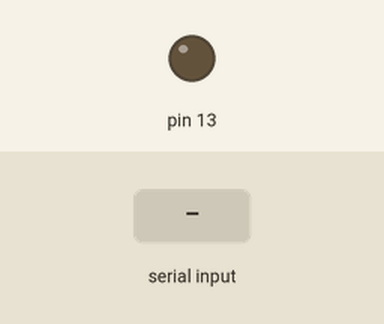
Recording of a sketch running on a simulated Arduino Uno, built with avr-gcc and run on an emulated ATmega328P. Parts: output pins drawn as LEDs (lit = HIGH). The test bench sets the inputs (shaded band). What the sketch prints to the serial monitor is not drawn.

Above: at 1.2 s.
1.3 s: byte 30 received over Serial
At 1.6 s:
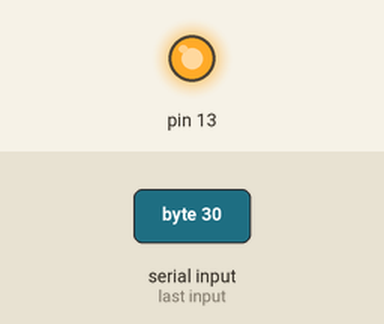
Timing chart, 0 to 4.3 s (numbered marks = the images above; inputs shaded):
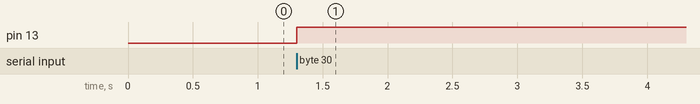

The sketch:

Image_dump.ino
```cpp
void setup()
{
  Serial.begin(115200);
  pinMode(13,OUTPUT);
  digitalWrite(13, LOW);
}

void loop()
{
  char r = 0;
  char g = 0;
  char b = 0;
  while(!Serial.available()) ;
  char c = Serial.read();
  digitalWrite(13,HIGH);
  for(int x=0; x < 640; x++)
  {
    for(int y=0; y < 480; y++)
    {
      Serial.write(r);
      Serial.write(g);
      Serial.write(b);
      g++;
      r+=2;
    }
    r++;
  }
  digitalWrite(13, LOW);
}
```

Measured:
- after the input at 1.3 s, pin 13: LOW → HIGH at once
